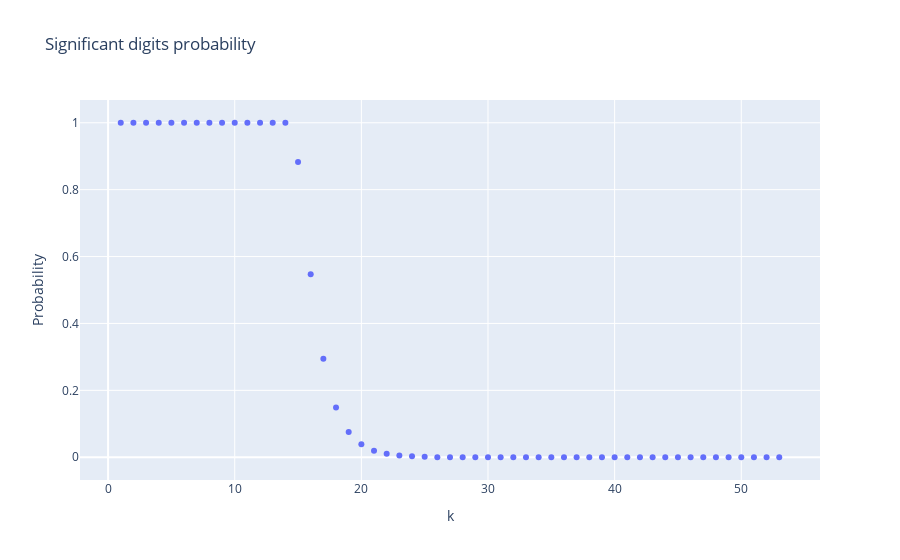

This figure's notebook cell:
### Code cell
import plotly.express as px
px.scatter(
    x=k_trace, 
    y=proba_trace, 
    title="Significant digits probability"
).update_xaxes(title="k").update_yaxes(title="Probability").show()

### Figure 1 — Plotly figure (JSON) as saved in the notebook; plotly's stock layout.template omitted (floating-point values rounded to 4 significant figures)
{"data": [{"hovertemplate": "x=%{x}<br>y=%{y}<extra></extra>", "legendgroup": "", "marker": {"color": "#636efa", "symbol": "circle"}, "mode": "markers", "name": "", "orientation": "v", "showlegend": false, "type": "scatter", "x": [1.0, 2.0, 3.0, 4.0, 5.0, 6.0, 7.0, 8.0, 9.0, 10.0, 11.0, 12.0, 13.0, 14.0, 15.0, 16.0, 17.0, 18.0, 19.0, 20.0, 21.0, 22.0, 23.0, 24.0, 25.0, 26.0, 27.0, 28.0, 29.0, 30.0, 31.0, 32.0, 33.0, 34.0, 35.0, 36.0, 37.0, 38.0, 39.0, 40.0, 41.0, 42.0, 43.0, 44.0, 45.0, 46.0, 47.0, 48.0, 49.0, 50.0, 51.0, 52.0, 53.0], "xaxis": "x", "y": [1.0, 1.0, 1.0, 1.0, 1.0, 1.0, 1.0, 1.0, 1.0, 1.0, 1.0, 1.0, 1.0, 1.0, 0.8827, 0.5469, 0.2945, 0.1484, 0.0755, 0.0387, 0.0195, 0.0105, 0.0054, 0.0027, 0.0015, 0.0003, 0.0002, 0.0001, 0.0001, 0.0, 0.0, 0.0, 0.0, 0.0, 0.0, 0.0, 0.0, 0.0, 0.0, 0.0, 0.0, 0.0, 0.0, 0.0, 0.0, 0.0, 0.0, 0.0, 0.0, 0.0, 0.0, 0.0, 0.0], "yaxis": "y"}], "layout": {"legend": {"tracegroupgap": 0}, "title": {"text": "Significant digits probability"}, "xaxis": {"anchor": "y", "domain": [0, 1], "title": {"text": "k"}}, "yaxis": {"anchor": "x", "domain": [0, 1], "title": {"text": "Probability"}}}}
